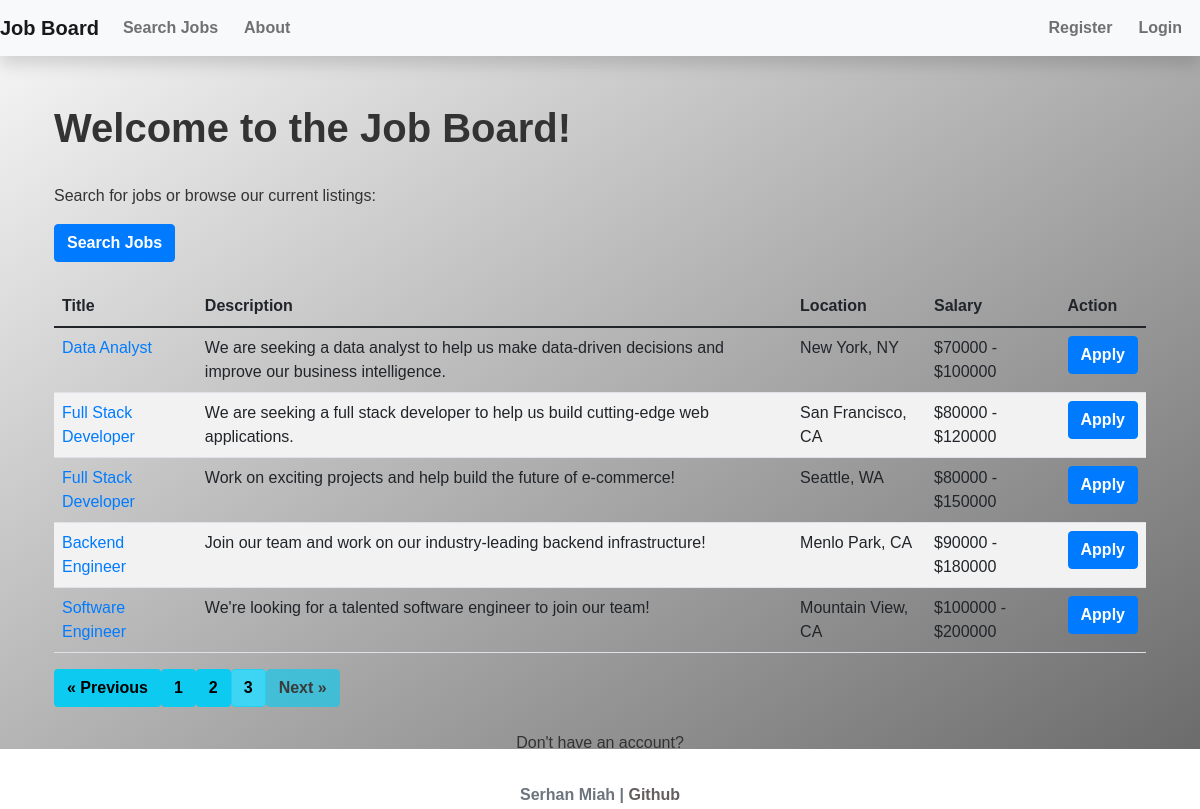
/?page=3, run on the app's committed database.
### project/models.py (models this page shows, shortened)
class Job(db.Model):
    id = db.Column(db.Integer, primary_key=True)
    title = db.Column(db.String(100), nullable=False)
    company = db.Column(db.String(100), nullable=False)
    description = db.Column(db.String(1000), nullable=False)
    location = db.Column(db.String(100), nullable=False)
    salary_min = db.Column(db.Integer)
    salary_max = db.Column(db.Integer)
    date_posted = db.Column(db.DateTime, nullable=False, default=datetime.utcnow)
    is_active = db.Column(db.Boolean, nullable=False, default=True)
    applicants = db.relationship('Application', backref='job', lazy=True)

### project/main/routes.py (the view)
@main.route('/')
def index():
    page = request.args.get('page', 1, type=int)
    jobs = Job.query.order_by(Job.date_posted.desc()).paginate(page=page, per_page=5)
    return render_template('index.html', jobs=jobs)

### project/templates/index.html
{% extends "base.html" %}
{% block content %}
<div class="container">
  <h1>Welcome to the Job Board!</h1>
  <p>Search for jobs or browse our current listings:</p>
  <a href="/search" class="btn btn-primary">Search Jobs</a>
  <br><br>
  <table class="table">
    <thead>
      <tr class="table-header">
        <th class="header-cell">Title</th>
        <th class="header-cell">Description</th>
        <th class="header-cell">Location</th>
        <th class="header-cell">Salary</th>
        <th class="header-cell">Action</th>
      </tr>
    </thead>
    <tbody>
      {% for job in jobs.items %}
        <tr>
          <td><a href="/job/{{ job.id }}">{{ job.title }}</a></td>
          <td>{{ job.description }}</td>
          <td>{{ job.location }}</td>
          <td>${{ job.salary_min }} - ${{ job.salary_max }}</td>
          <td><a href="/apply/{{ job.id }}" class="btn btn-primary">Apply</a></td>
        </tr>
      {% endfor %}
    </tbody>
  </table>
  <div class="pagination">
    {% if jobs.has_prev %}
      <a href="{{ url_for('main.index', page=jobs.prev_num) }}" class="btn btn-info">&laquo; Previous</a>
    {% else %}
      <span class="btn btn-info disabled">&laquo; Previous</span>
    {% endif %}
    {% for page in jobs.iter_pages() %}
      {% if page %}
        {% if page == jobs.page %}
          <span class="btn btn-info active">{{ page }}</span>
        {% else %}
          <a href="{{ url_for('main.index', page=page) }}" class="btn btn-info">{{ page }}</a>
        {% endif %}
      {% else %}
        <span class="btn btn-info disabled">...</span>
      {% endif %}
    {% endfor %}
    {% if jobs.has_next %}
      <a href="{{ url_for('main.index', page=jobs.next_num) }}" class="btn btn-info">Next &raquo;</a>
    {% else %}
      <span class="btn btn-info disabled">Next &raquo;</span>
    {% endif %}
  </div>
  <div class="text-center">
    <p>Don't have an account?</p>
    <a href="/register" class="btn btn-primary">Register</a>
  </div>
</div>
{% endblock %}

### project/static/style.css (style rules this page uses)
:root { --font-size-base: 16px; --line-height-base: 1.5; }
body { font-family: sans-serif; font-size: var(--font-size-base); line-height: var(--line-height-base); background: linear-gradient(to bottom right, #f9f9f9, #676767); color: #333; height: 100vh; }
h1 { margin-top: 3rem; margin-bottom: 2rem; font-size: 2.5rem; font-weight: 600; }
p { margin-top: 1.5rem; }
a { color: #007bff; text-decoration: none; }
.btn { font-weight: bold; text-align: center; white-space: nowrap; vertical-align: middle; user-select: none; border: 1px solid transparent; padding: 0.375rem 0.75rem; font-size: 1rem; line-height: 1.5; border-radius: 0.25rem; transition: all 0.15s ease-in-out; }
.btn-primary { color: #fff; background-color: #007bff; border-color: #007bff; }
table { border-collapse: collapse; width: 100%; }
th, td { text-align: left; padding: 8px; }
th { background-color: #ddd; }
tr:nth-child(even) { background-color: #f2f2f2; }

### data on the page
Job: title "Data Analyst", description "We are seeking a data analyst to help us make data-driven decisions and improve our business intelligence.", location "New York, NY", salary_min "70000", salary_max "100000"
Job: title "Full Stack Developer", description "We are seeking a full stack developer to help us build cutting-edge web applications.", location "San Francisco, CA", salary_min "80000", salary_max "120000"
Job: title "Full Stack Developer", description "Work on exciting projects and help build the future of e-commerce!", location "Seattle, WA", salary_min "80000", salary_max "150000"
Job: title "Backend Engineer", description "Join our team and work on our industry-leading backend infrastructure!", location "Menlo Park, CA", salary_min "90000", salary_max "180000"
Job: title "Software Engineer", description "We're looking for a talented software engineer to join our team!", location "Mountain View, CA", salary_min "100000", salary_max "200000"

### other printed values
{{ page }} "1" "2"
{{ page }} "3"
